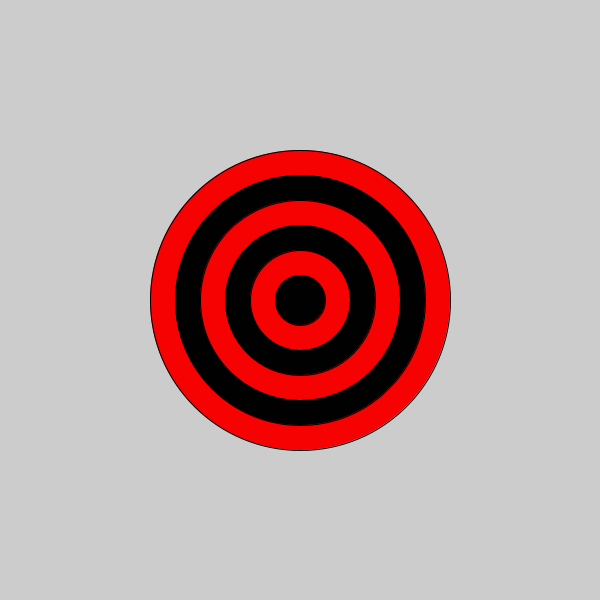
Frame 1 (no input)
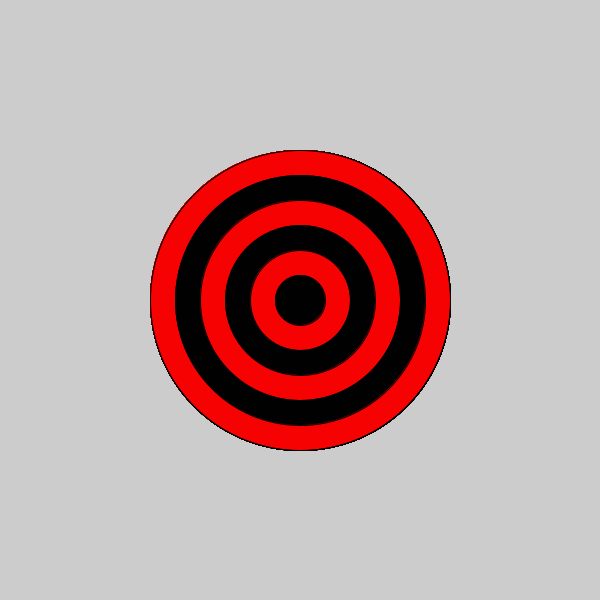
Frame 60 (the mouse pressed at the canvas centre just before this capture)
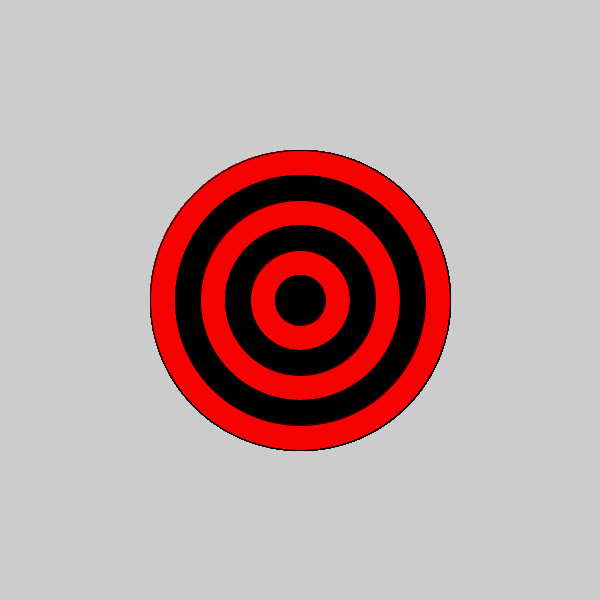
Frame 120 (the mouse held since frame 60 and released just before this capture)

The Processing sketch that drew these frames (run headless with seeded random() and noise(); from frame 60 on, the mouse is pressed at the canvas centre):

// Processing sketch: bullseye
// ── bullseye.pde

void setup() {
 
  // set the size of your sketch
  size(600,600);
}

void draw() {
  
  //Starting with the largest ellipse, use a for loop to draw a bullseye with ellipses.
  for (int i = 300; i > 6; i-=50) {
      if(i % 100 == 0){
        fill(#F70202);
    
      }
      else{
     fill(1);
      }
      ellipse(300,300,i,i);
      
      
    }
    
  //Use an if statement and modulo to alternate the color of your rings.
  
  
}
